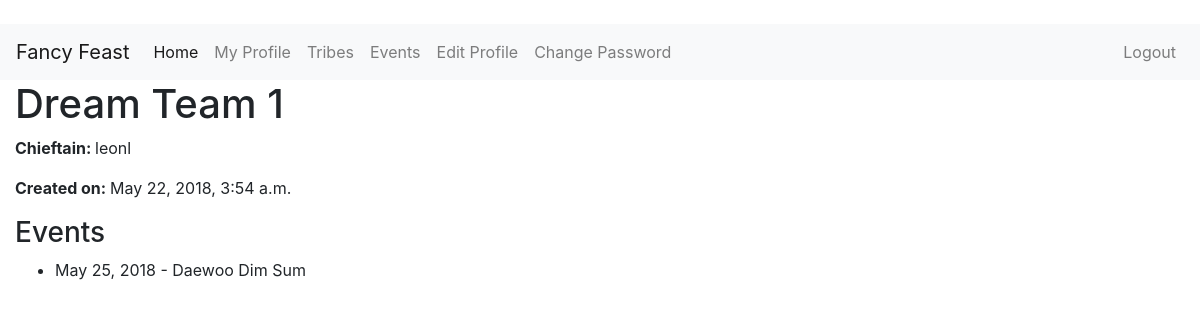
/tribes/info/1/ (signed in), run on an earlier commit of the app's database.
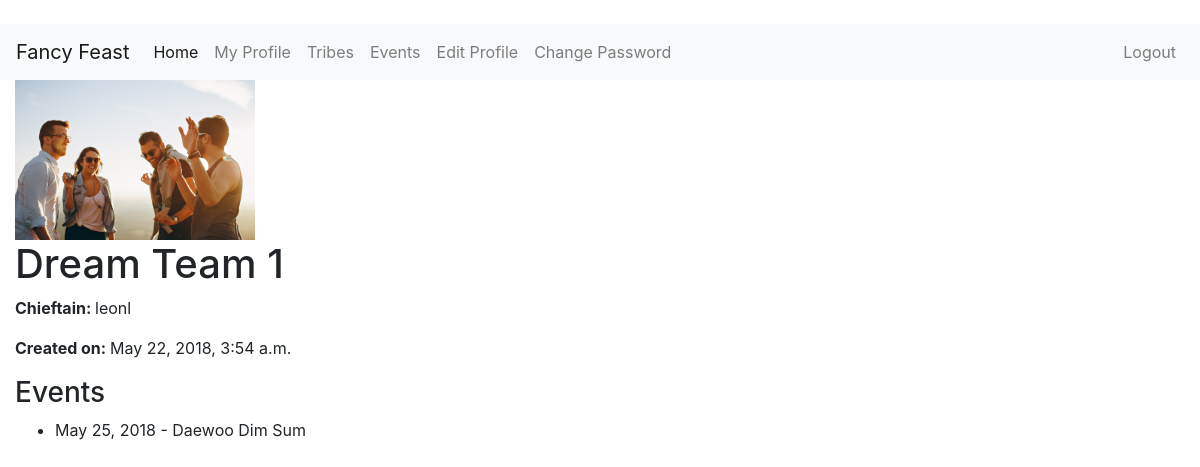
And on a later commit of the database.
### tribes/models.py (models this page shows, shortened)
class Tribe(models.Model):
    tribe_name = models.CharField(max_length=250)
    chieftain = models.ForeignKey(UserProfile, on_delete=models.CASCADE)
    created = models.DateTimeField(auto_now_add=True)
    updated = models.DateTimeField(auto_now=True)
    image = models.ImageField(upload_to='tribe_image', blank=True)
    class Meta:
        ordering = ('tribe_name',)

class Event(models.Model):
    event_name = models.CharField(max_length=250, blank=True)
    event_date = models.DateField(blank=True)
    location = models.CharField(max_length=250, blank=True)
    tribe = models.ForeignKey(Tribe, on_delete=models.CASCADE)
    created = models.DateTimeField(auto_now_add=True)
    updated = models.DateTimeField(auto_now=True)
    image = models.ImageField(upload_to='event_image', blank=True)
    class Meta:
        ordering = ('event_date',)

### accounts/models.py (models this page shows)
class UserProfile(models.Model):
    user = models.OneToOneField(User, on_delete=models.CASCADE)
    description = models.CharField(max_length=100, default='')
    city = models.CharField(max_length=100, default='')
    website = models.URLField(default='')
    phone = models.IntegerField(default=0)
    image = models.ImageField(upload_to='profile_image', blank=True)
    def __str__(self):
        return self.user.username

### tribes/views.py (the view)
# urls.py: path('info/<int:pk>/', views.view_info_with_pk, name='view_info_with_pk'),
def view_info_with_pk(request, pk=None):
    tribe = get_object_or_404(Tribe, pk=pk)
    args = {'tribe': tribe}
    return render(request, 'tribes/info.html', args)

### tribes/templates/tribes/info.html (shortened to what this page needs)
{% extends 'base.html' %}
{% block body %}
<div class="container-fluid">
    {% if tribe.image %}
    <img src="{{ tribe.image.url }}" width="240">
    {% endif %}
    <h1>{{ tribe.tribe_name }}</h1>
    <p><b>Chieftain: </b> {{ tribe.chieftain }}</p>
    <p><b>Created on: </b> {{ tribe.created }}</p>
    <h3> Events </h3>
    <ul>
        {% for event in tribe.event_set.all %}
            <li>{{ event.event_date }} - {{ event.event_name }}</li>
        {% endfor %}
    </ul>
</div>
{% endblock %}

### accounts/templates/base.html (shortened to what this page needs)
<!DOCTYPE html>
<html>
    <head>
        <link rel="stylesheet" href="https://stackpath.bootstrapcdn.com/bootstrap/4.1.0/css/bootstrap.min.css">
    </head>
    <body>
        <br>
        <nav class="navbar navbar-expand-lg navbar-light bg-light">
          <a class="navbar-brand" href="{% url 'home:home' %}">Fancy Feast</a>
          <div class="collapse navbar-collapse" id="navbarNavAltMarkup">
            {% if user.is_authenticated %}
            <div class="navbar-nav">
              <a class="nav-item nav-link active" href="{% url 'home:home' %}">Home <span class="sr-only">(current)</span></a>
              <a class="nav-item nav-link" href="{% url 'accounts:view_profile' %}">My Profile</a>
              <a class="nav-item nav-link" href="{% url 'tribes:index' %}">Tribes</a>
              <a class="nav-item nav-link" href="">Events</a>
              <a class="nav-item nav-link" href="{% url 'accounts:edit_profile' %}">Edit Profile</a>
              <a class="nav-item nav-link" href="{% url 'accounts:change_password' %}">Change Password</a>
            </div>
            <div class="nav navbar-nav ml-auto">
              <a class="nav-item nav-link" href="{% url 'accounts:logout' %}">Logout</a>
            </div>
            {% endif %}
          </div>
        </nav>
        {% block body %}{% endblock %}
    </body>
</html>

What changed in the data, as far as the page shows it:
changed Tribe "Dream Team 1": image: picture added
